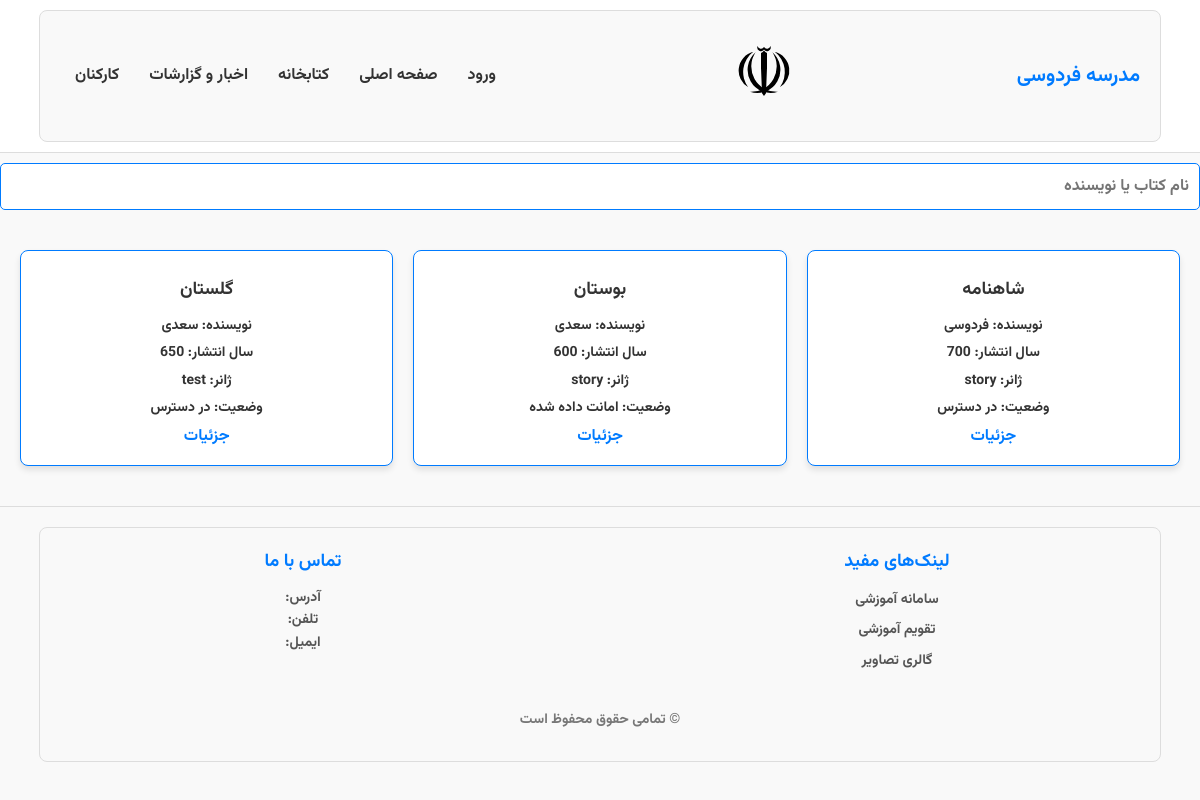
The page /books/ on the database as committed earlier.
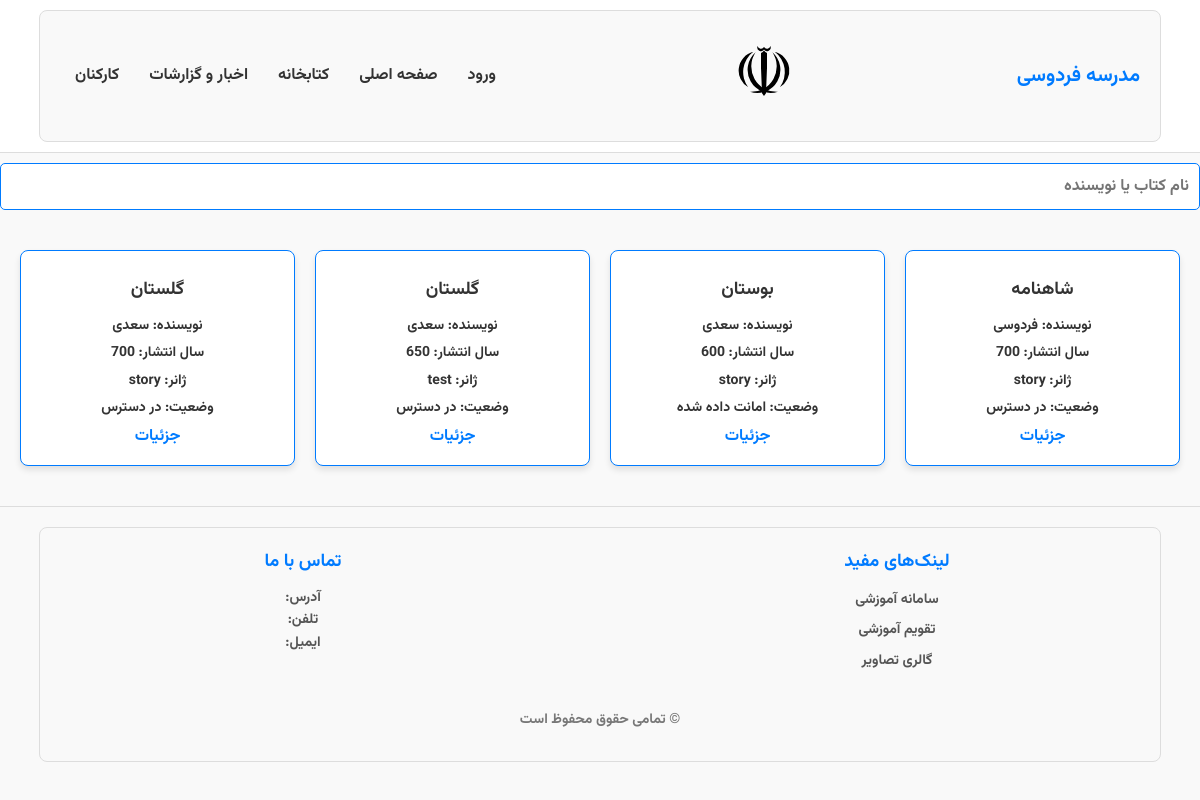
The same page on the database as committed later.
### library/models.py (models this page shows, shortened)
class Book(models.Model):
    title = models.CharField(max_length=100)
    author = models.ForeignKey('Author', on_delete=models.CASCADE, null=True)
    year = models.IntegerField()
    category = models.ForeignKey('Category', on_delete=models.CASCADE)
    status = models.CharField(max_length=10, choices=LOAN_STATUS, default='a')
    count = models.IntegerField(default=1)

class Author(models.Model):
    name = models.CharField(max_length=100)

class Category(models.Model):
    name = models.CharField(max_length=100)
    def __str__(self):
        return self.name

### library/views.py (the view)
# urls.py: path("books/", BooksListView.as_view(), name="books"),
class BooksListView(ListView):
    model = Book
    template_name = "books.html"
    context_object_name = "books"

### templates/books.html (shortened to what this page needs)
{% extends 'base.html' %}
{% block content %}
<body>
    <main>
        <label>
            <input class="form-control" placeholder="نام کتاب یا نویسنده" id="book-search" type="text">
        </label>
        <div class="books-container">
            {% for book in books %}
                <div class="book-box">
                    <div class="book-details">
                        <h3 class="book-title">{{ book.title|truncatechars:20 }}</h3>
                        <p class="book-author">نویسنده: {{ book.author.name }}</p>
                        <p class="book-year">سال انتشار: {{ book.year }}</p>
                        <p class="book-genre">ژانر: {{ book.category }}</p>
                        <p class="book-status">وضعیت:
                            {% if book.status == 'a' %}
                                در دسترس
                            {% else %}
                                امانت داده شده
                            {% endif %}</p>
                        <a id="detail_button" href="{% url 'book_detail' book.pk %}">جزئیات</a>
                    </div>
                </div>
            {% endfor %}
        </div>
    </main>
</body>
{% endblock %}

### templates/base.html (shortened to what this page needs)
<!DOCTYPE html>
{% load static %}
<html lang="fa" dir="rtl">
<head>
    <link rel="stylesheet" href="{% static 'css/fonts.css' %}">
    <link rel="stylesheet" href="{% static 'css/style.css' %}">
    <link rel="stylesheet" href="{% static 'css/style2.css' %}">
</head>
<body>
  <header class="header">
    <div class="container">
      <nav class="navbar">
        <a href="" class="logo">مدرسه فردوسی</a>
        <div class="logo-allah">
            <img src="{% static 'images/allah.svg' %}" alt="allah logo">
        </div>
        <ul class="nav-links">
            {% if not user.is_authenticated %}
                <li><a href="{% url 'login' %}">ورود</a></li>
            {% endif %}
          <li><a href="{% url 'home' %}">صفحه اصلی</a></li>
          <li><a href="{% url 'books' %}">کتابخانه</a></li>
          <li><a href="#">اخبار و گزارشات</a></li>
          <li><a href="#">کارکنان</a></li>
        </ul>
      </nav>
    </div>
  </header>
{% block content %}
{% endblock %}
<footer class="footer">
    <div class="container">
      <div class="footer-columns">
        <div class="footer-column">
          <h3>لینک‌های مفید</h3>
          <ul>
            <li><a href="#">سامانه آموزشی</a></li>
            <li><a href="#">تقویم آموزشی</a></li>
            <li><a href="#">گالری تصاویر</a></li>
          </ul>
        </div>
        <div class="footer-column">
          <h3>تماس با ما</h3>
          <p>آدرس:</p>
          <p>تلفن:</p>
          <p>ایمیل:</p>
        </div>
      </div>
      <div class="footer-bottom">
        <p>© تمامی حقوق محفوظ است</p>
      </div>
    </div>
  </footer>
</body>
</html>

### static/css/style.css (style rules this page uses)
body { direction: rtl; background-color: #f9f9f9; color: #333; font-family: 'Vazir', sans-serif; }
header { background-color: #4CAF50; color: white; padding: 10px 0; text-align: center; }
nav ul { list-style-type: none; padding: 0; }
nav ul li { display: inline; margin: 0 15px; }
nav ul li a { color: white; text-decoration: none; }
footer { text-align: center; padding: 10px 0; background-color: #333; color: white; }
.container { margin: 50px auto; max-width: 500px; padding: 20px; background-color: #f9f9f9; border: 1px solid #ddd; border-radius: 8px; }
input[type="password"], input[type="text"], input[type="number"], textarea, select { width: 100%; padding: 10px; margin: 10px 0 20px; border: 1px solid #007bff; border-radius: 5px; box-sizing: border-box; font-size: 16px; font-family: 'Vazir', sans-serif; transition: all 0.3s ease; }
img { width: 100px; height: auto; border-radius: 20px; }
.books-container { display: grid; grid-template-columns: repeat(auto-fit, minmax(160px, 1fr)); gap: 20px; padding: 20px; max-width: 1200px; margin: 0 auto; }
.book-box { background-color: white; border: 1px solid #007bff; border-radius: 8px; overflow: hidden; box-shadow: 0 4px 6px rgba(0, 0, 0, 0.1); transition: transform 0.3s ease, box-shadow 0.3s ease; }
.book-details { padding: 15px; text-align: center; }
.book-title { font-size: 18px; margin: 10px 0; color: #333; }
.book-author, .book-year, .book-genre, .book-status { font-size: 14px; margin: 5px 0; }
#detail_button { text-decoration-line: none; color: #007bff; }

### static/css/style2.css (style rules this page uses)
body, h1, h2, h3, p, ul, li, a { margin: 0; padding: 0; box-sizing: border-box; }
body { font-family: 'Vazir', sans-serif; line-height: 1.6; background-color: #f9f9f9; color: #333; }
a { text-decoration: none; color: inherit; }
.header { background-color: #fff; border-bottom: 1px solid #ddd; }
.container { width: 90%; max-width: 1200px; margin: 0 auto; }
.navbar { display: flex; justify-content: space-between; align-items: center; height: 60px; padding: 15px 0; }
.logo-allah { flex: 1; text-align: center; }
.logo-allah img { max-height: 50px; height: auto; }
.nav-links { display: flex; list-style: none; }
.nav-links li { margin: 0 15px; }
.nav-links a { color: #333; font-weight: bold; }
.logo { color: #007bff; font-size: 20px; font-weight: bold; }
.footer { background-color: #f9f9f9; padding: 20px 0; border-top: 1px solid #ddd; margin-top: 20px; }
.footer-columns { display: flex; justify-content: space-between; flex-wrap: wrap; }
.footer-column { width: 45%; margin-bottom: 20px; }
.footer-column h3 { color: #007bff; font-size: 18px; margin-bottom: 10px; }
.footer-column ul { list-style: none; padding: 0; }
.footer-column ul li { margin-bottom: 5px; }
.footer-column ul li a { color: #555; font-size: 14px; text-decoration: none; }
.footer-column p { color: #555; font-size: 14px; line-height: 1.6; }
.footer-bottom { text-align: center; padding: 10px 0; color: #777; font-size: 14px; }

Rows that differ between the two databases and show on the page:
added Book: title "گلستان", author.name "سعدی", year "700", category "story", status "در دسترس"
